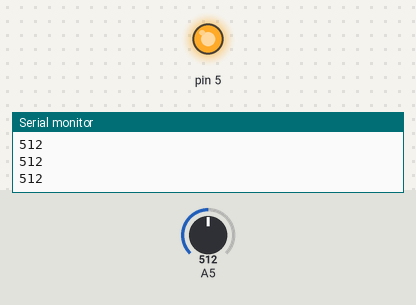
The sketch below on a simulated Arduino Uno, built with avr-gcc and run on an emulated ATmega328P. Parts: output pins drawn as LEDs (lit = HIGH), the last lines printed to the serial monitor. The inputs (shaded band) are chosen by the test bench; at power-on: A5 = 512.

Above: at 1.2 s.
1.3 s: A5 set to 744
2.8 s: A5 set to 760
At 3.2 s:
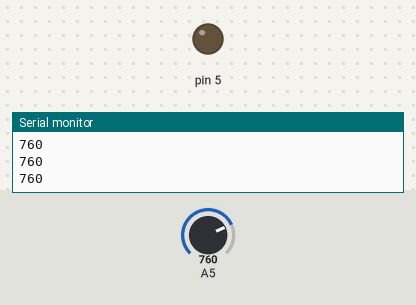
4.3 s: A5 set to 257
5.8 s: A5 set to 237
At 6.7 s:
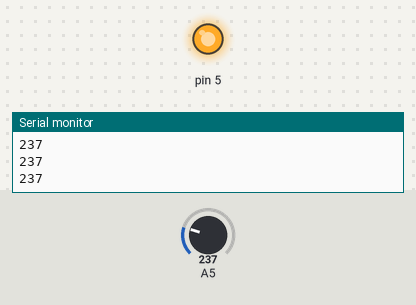
7.3 s: A5 set to 900
At 7.7 s:
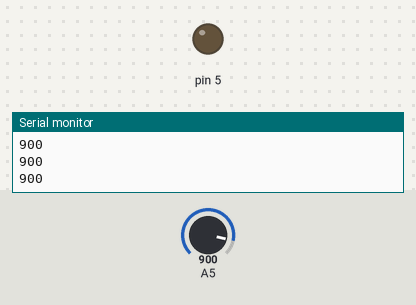
Timing chart, 0 to 9.8 s (numbered marks = the images above; inputs shaded):
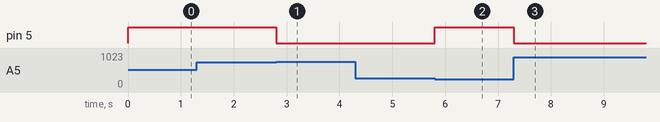

Measured:
- the behaviour switches between 750 and 751 on A5 (found by bisection; images 0 and 1)
- the behaviour switches between 250 and 249 on A5 (found by bisection; images 1 and 2)
- after the input at 2.8 s, pin 5: HIGH → LOW at once
- after the input at 5.8 s, pin 5: LOW → HIGH at once
- after the input at 7.3 s, pin 5: HIGH → LOW at once

The sketch:

slimezistor.ino
```cpp
int x = 0;


void setup() {
  // put your setup code here, to run once:
  x = analogRead(A5);
  pinMode(5,OUTPUT);
  digitalWrite(5,HIGH);
  Serial.begin(9600);
}

void loop() {
  x = analogRead(A5);
  if(x > 750){
    digitalWrite(5,LOW);
  }
  if(x < 250){
    digitalWrite(5,HIGH);
  }

  Serial.println(x);
}
```
